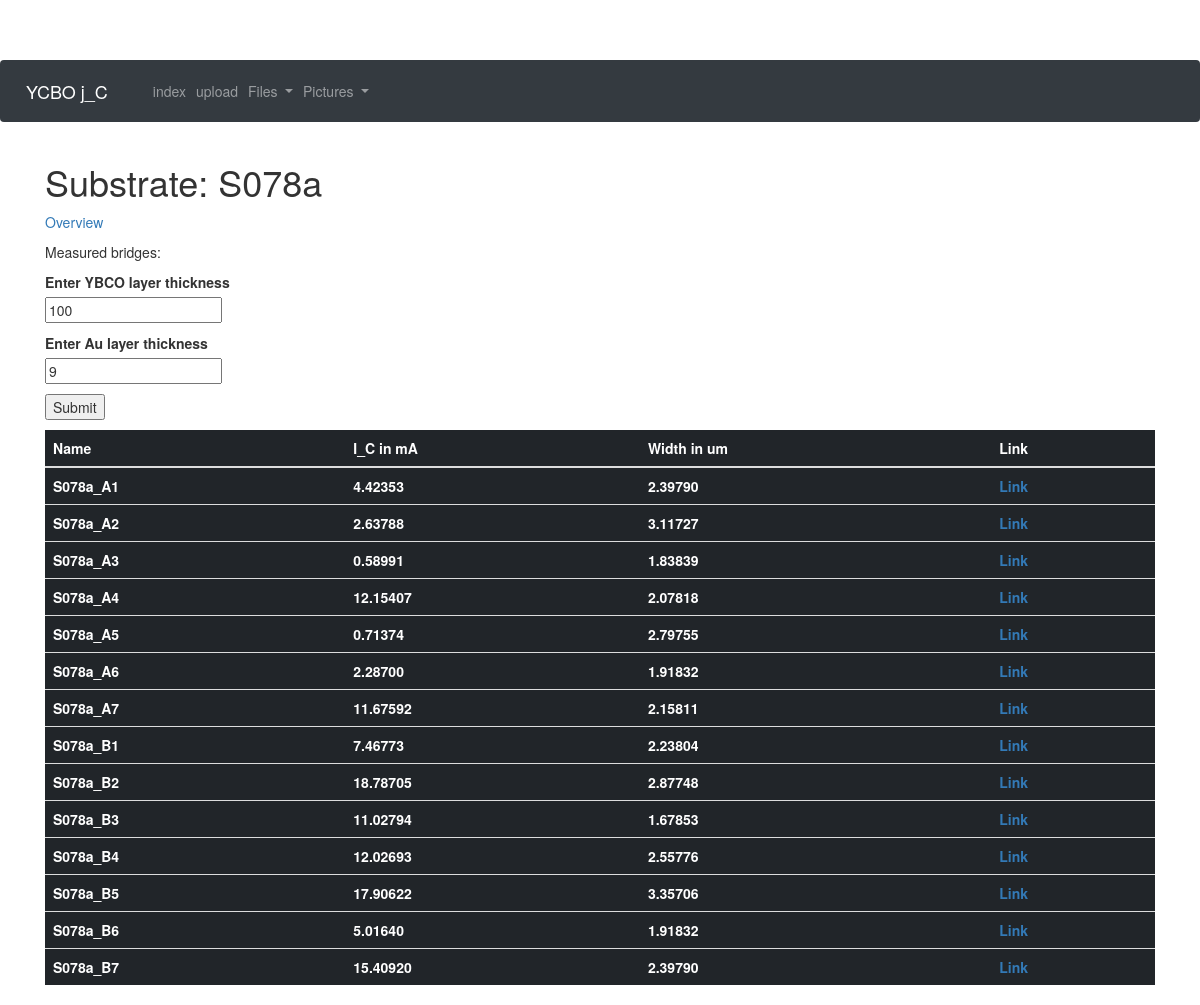
The page /substrate/S078a on the database its author committed.
### app/models.py (models this page shows, shortened)
class Substrate(db.Model):
    id = db.Column(db.Integer, primary_key = True)
    substratename = db.Column(db.String(32))
    Au_layer = db.Column(db.Integer)
    YBCO_layer = db.Column(db.Integer)
    bridges = db.relationship("Bridge", backref = "substrate", lazy="dynamic")

class Bridge(db.Model):
    id = db.Column(db.Integer, primary_key = True)
    substrate_id = db.Column(db.Integer, db.ForeignKey("substrate.id"))
    bridgename = db.Column(db.String(32))
    j_C = db.Column(db.Float)
    res = db.Column(db.Float)
    bridgewitdh = db.Column(db.Float)
    documents = db.relationship("Document", backref = "bridge", lazy = "dynamic")
    pictures = db.relationship("Picture", backref = "bridge", lazy = "dynamic")

### app/routes.py (the view)
@app.route("/substrate/<substratename>", methods=["POST","GET"])
def substrate(substratename):
    substrate = Substrate.query.filter_by(substratename=substratename).first_or_404()
    form = SubstrateEditForm()
    form.YBCO_layer.default = substrate.YBCO_layer
    form.Au_layer.default = substrate.Au_layer
    if request.method =="POST":
        if form.submit_layer.data:
            substrate.YBCO_layer = form.YBCO_layer.data
            substrate.Au_layer = form.Au_layer.data
            db.session.add(substrate)
            db.session.commit()
    return render_template("substrate.html", substrate = substrate, form = form)

### app/forms.py
class SubstrateEditForm(FlaskForm):
    YBCO_layer = StringField("Enter YBCO layer thickness")
    Au_layer = StringField("Enter Au layer thickness")
    submit_layer = SubmitField("Submit")

### app/templates/substrate.html (shortened to what this page needs)
{% extends "base.html" %}
{% block content %}
<h1>Substrate: {{substrate.substratename}}</h1>
<p><a href="{{url_for('index')}}">Overview</a></p>
<p>Measured bridges:<p>
<form action="" method="post">
  <p>
    {{ form.YBCO_layer.label }}<br>
    {{ form.YBCO_layer(value=form.YBCO_layer.default) }}
  </p>
  <p>
    {{ form.Au_layer.label }}<br>
    {{ form.Au_layer(value=form.Au_layer.default) }}
  </p>
  <p>{{ form.submit_layer() }}</p>
</form>
<table class="table table-dark">
  <thead>
    <tr>
      <th scope="col">Name</th>
      <th scope="col">I_C in mA</th>
      <th scope="col">Width in um</th>
      <th scope="col">Link</th>
    </tr>
  </thead>
  <tbody>
    {% for bridge in substrate.bridges.all() %}
    <tr>
      <th scope="row">{{ bridge.bridgename }}</th>
      <th>{% if bridge.j_C %}{{ "%.5f"%bridge.j_C }}{% else %}Unknown{% endif %}</th>
      <th>{% if bridge.bridgewitdh %}{{ "%.5f"%bridge.bridgewitdh }}{% else %}Unknown{% endif %}</th>
      <th><a href="{{url_for('bridge', bridgename = bridge.bridgename) }}">Link</a></th>
    </tr>
    {% endfor %}
  </tbody>
</table>
{% endblock %}

### app/templates/base.html (style rules this page uses)
body { padding-top: 60px; }

### rows shown on the page
Substrate: substratename "S078a"
Bridge: bridgename "S078a_A1", j_C "4.42353", bridgewitdh "2.39790"
Bridge: bridgename "S078a_A2", j_C "2.63788", bridgewitdh "3.11727"
Bridge: bridgename "S078a_A3", j_C "0.58991", bridgewitdh "1.83839"
Bridge: bridgename "S078a_A4", j_C "12.15407", bridgewitdh "2.07818"
Bridge: bridgename "S078a_A5", j_C "0.71374", bridgewitdh "2.79755"
Bridge: bridgename "S078a_A6", j_C "2.28700", bridgewitdh "1.91832"
Bridge: bridgename "S078a_A7", j_C "11.67592", bridgewitdh "2.15811"
Bridge: bridgename "S078a_B1", j_C "7.46773", bridgewitdh "2.23804"
Bridge: bridgename "S078a_B2", j_C "18.78705", bridgewitdh "2.87748"
Bridge: bridgename "S078a_B3", j_C "11.02794", bridgewitdh "1.67853"
Bridge: bridgename "S078a_B4", j_C "12.02693", bridgewitdh "2.55776"
Bridge: bridgename "S078a_B5", j_C "17.90622", bridgewitdh "3.35706"
Bridge: bridgename "S078a_B6", j_C "5.01640", bridgewitdh "1.91832"
Bridge: bridgename "S078a_B7", j_C "15.40920", bridgewitdh "2.39790"
